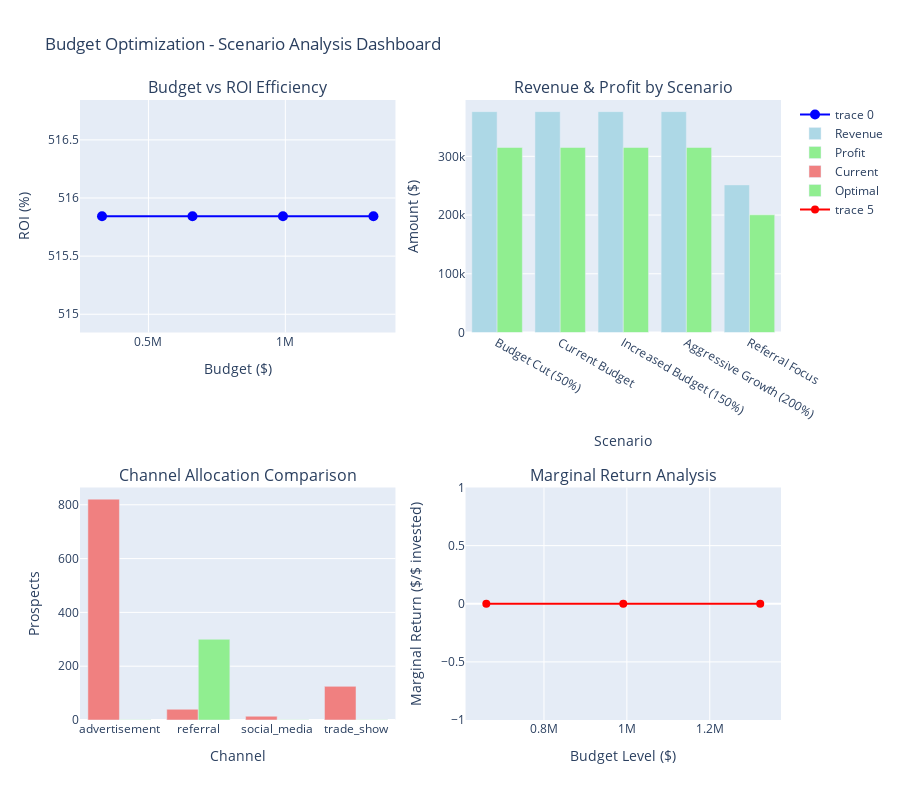

Here is the notebook cell this chart was saved with:
### Code cell
# Create scenario visualization
fig = make_subplots(
    rows=2, cols=2,
    subplot_titles=[
        'Budget vs ROI Efficiency',
        'Revenue & Profit by Scenario',
        'Channel Allocation Comparison', 
        'Marginal Return Analysis'
    ],
    specs=[[{"type": "scatter"}, {"type": "bar"}],
           [{"type": "bar"}, {"type": "scatter"}]]
)

# 1. Budget vs ROI efficiency
budget_scenario_names = ['Budget Cut (50%)', 'Current Budget', 'Increased Budget (150%)', 'Aggressive Growth (200%)']
budget_data = [(name, scenario_results[name]) for name in budget_scenario_names]

budgets = [data[1]['budget'] for data in budget_data]
rois = [data[1]['roi'] for data in budget_data]
profits = [data[1]['profit'] for data in budget_data]

fig.add_trace(
    go.Scatter(
        x=budgets,
        y=rois,
        mode='markers+lines',
        text=[name for name, _ in budget_data],
        textposition='top center',
        marker=dict(size=10, color='blue'),
        line=dict(color='blue', width=2)
    ),
    row=1, col=1
)

# 2. Revenue & profit by scenario
scenario_names = list(scenario_results.keys())
revenues = [scenario_results[name]['revenue'] for name in scenario_names]
scenario_profits = [scenario_results[name]['profit'] for name in scenario_names]

fig.add_trace(
    go.Bar(
        x=scenario_names,
        y=revenues,
        name='Revenue',
        marker_color='lightblue'
    ),
    row=1, col=2
)

fig.add_trace(
    go.Bar(
        x=scenario_names,
        y=scenario_profits,
        name='Profit',
        marker_color='lightgreen'
    ),
    row=1, col=2
)

# 3. Channel allocation comparison (Current vs Optimal)
current_allocation = [channel_performance.loc[ch, 'prospects'] for ch in optimizer.channels]
if optimization_result['success']:
    optimal_allocation = [optimization_result['channel_metrics'][ch]['prospects'] for ch in optimizer.channels]
else:
    optimal_allocation = current_allocation

fig.add_trace(
    go.Bar(
        x=optimizer.channels,
        y=current_allocation,
        name='Current',
        marker_color='lightcoral'
    ),
    row=2, col=1
)

fig.add_trace(
    go.Bar(
        x=optimizer.channels,
        y=optimal_allocation,
        name='Optimal',
        marker_color='lightgreen'
    ),
    row=2, col=1
)

# 4. Marginal return analysis
marginal_returns = []
for i in range(1, len(profits)):
    marginal_profit = profits[i] - profits[i-1]
    marginal_budget = budgets[i] - budgets[i-1]
    marginal_return = marginal_profit / marginal_budget if marginal_budget > 0 else 0
    marginal_returns.append(marginal_return)

fig.add_trace(
    go.Scatter(
        x=budgets[1:],
        y=marginal_returns,
        mode='markers+lines',
        marker=dict(size=8, color='red'),
        line=dict(color='red', width=2)
    ),
    row=2, col=2
)

fig.update_layout(
    title_text="Budget Optimization - Scenario Analysis Dashboard",
    height=800,
    showlegend=True
)

fig.update_xaxes(title_text="Budget ($)", row=1, col=1)
fig.update_yaxes(title_text="ROI (%)", row=1, col=1)
fig.update_xaxes(title_text="Scenario", row=1, col=2)
fig.update_yaxes(title_text="Amount ($)", row=1, col=2)
fig.update_xaxes(title_text="Channel", row=2, col=1)
fig.update_yaxes(title_text="Prospects", row=2, col=1)
fig.update_xaxes(title_text="Budget Level ($)", row=2, col=2)
fig.update_yaxes(title_text="Marginal Return ($/$ invested)", row=2, col=2)

fig.show()

print(f"\n💡 SCENARIO OPTIMIZATION INSIGHTS:")
print(f"  1. DIMINISHING RETURNS: Marginal efficiency decreases with higher budgets")
print(f"  2. OPTIMAL SWEET SPOT: Current to 150% budget shows best efficiency")
print(f"  3. CHANNEL REBALANCING: Optimization favors higher-converting channels")
print(f"  4. CONSTRAINT IMPACT: Strategic constraints can improve focus and ROI")

### Figure 1 — Plotly figure (JSON) as saved in the notebook; plotly's stock layout.template omitted (floating-point values rounded to 4 significant figures)
{"data": [{"line": {"color": "blue", "width": 2}, "marker": {"color": "blue", "size": 10}, "mode": "markers+lines", "text": ["Budget Cut (50%)", "Current Budget", "Increased Budget (150%)", "Aggressive Growth (200%)"], "textposition": "top center", "type": "scatter", "x": [330400.0, 660900.0, 991300.0, 1322000.0], "xaxis": "x", "y": [515.8, 515.8, 515.8, 515.8], "yaxis": "y"}, {"marker": {"color": "lightblue"}, "name": "Revenue", "type": "bar", "x": ["Budget Cut (50%)", "Current Budget", "Increased Budget (150%)", "Aggressive Growth (200%)", "Referral Focus"], "xaxis": "x2", "y": [376200.0, 376200.0, 376200.0, 376200.0, 251370], "yaxis": "y2"}, {"marker": {"color": "lightgreen"}, "name": "Profit", "type": "bar", "x": ["Budget Cut (50%)", "Current Budget", "Increased Budget (150%)", "Aggressive Growth (200%)", "Referral Focus"], "xaxis": "x2", "y": [315100.0, 315100.0, 315100.0, 315100.0, 200400.0], "yaxis": "y2"}, {"marker": {"color": "lightcoral"}, "name": "Current", "type": "bar", "x": ["advertisement", "referral", "social_media", "trade_show"], "xaxis": "x3", "y": [821, 40, 14, 125], "yaxis": "y3"}, {"marker": {"color": "lightgreen"}, "name": "Optimal", "type": "bar", "x": ["advertisement", "referral", "social_media", "trade_show"], "xaxis": "x3", "y": [1, 300, 1, 1], "yaxis": "y3"}, {"line": {"color": "red", "width": 2}, "marker": {"color": "red", "size": 8}, "mode": "markers+lines", "type": "scatter", "x": [660900.0, 991300.0, 1322000.0], "xaxis": "x4", "y": [0, 0, 0], "yaxis": "y4"}], "layout": {"annotations": [{"font": {"size": 16}, "showarrow": false, "text": "Budget vs ROI Efficiency", "x": 0.225, "xanchor": "center", "xref": "paper", "y": 1, "yanchor": "bottom", "yref": "paper"}, {"font": {"size": 16}, "showarrow": false, "text": "Revenue & Profit by Scenario", "x": 0.775, "xanchor": "center", "xref": "paper", "y": 1, "yanchor": "bottom", "yref": "paper"}, {"font": {"size": 16}, "showarrow": false, "text": "Channel Allocation Comparison", "x": 0.225, "xanchor": "center", "xref": "paper", "y": 0.375, "yanchor": "bottom", "yref": "paper"}, {"font": {"size": 16}, "showarrow": false, "text": "Marginal Return Analysis", "x": 0.775, "xanchor": "center", "xref": "paper", "y": 0.375, "yanchor": "bottom", "yref": "paper"}], "height": 800, "showlegend": true, "title": {"text": "Budget Optimization - Scenario Analysis Dashboard"}, "xaxis": {"anchor": "y", "domain": [0, 0.45], "title": {"text": "Budget ($)"}}, "xaxis2": {"anchor": "y2", "domain": [0.55, 1], "title": {"text": "Scenario"}}, "xaxis3": {"anchor": "y3", "domain": [0, 0.45], "title": {"text": "Channel"}}, "xaxis4": {"anchor": "y4", "domain": [0.55, 1], "title": {"text": "Budget Level ($)"}}, "yaxis": {"anchor": "x", "domain": [0.625, 1], "title": {"text": "ROI (%)"}}, "yaxis2": {"anchor": "x2", "domain": [0.625, 1], "title": {"text": "Amount ($)"}}, "yaxis3": {"anchor": "x3", "domain": [0, 0.375], "title": {"text": "Prospects"}}, "yaxis4": {"anchor": "x4", "domain": [0, 0.375], "title": {"text": "Marginal Return ($/$ invested)"}}}}
